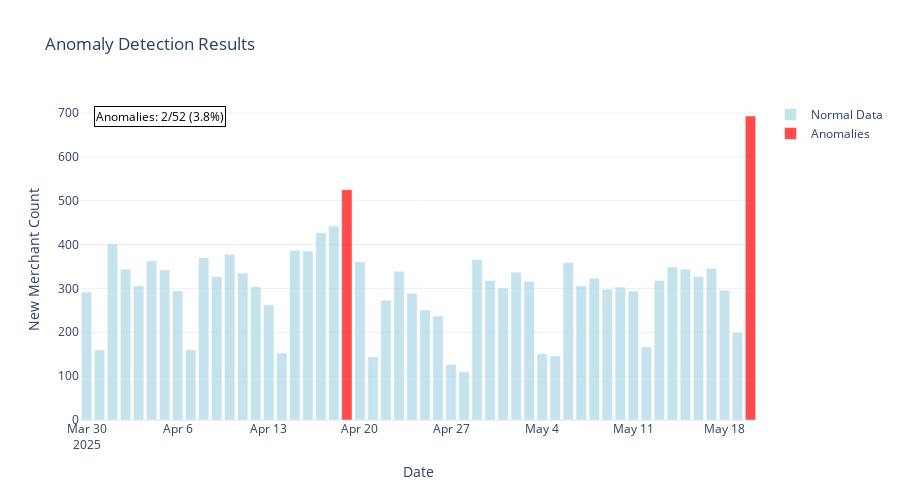

The code cell stored with this chart in its notebook:
### Code cell
take_df = df[df['software_product'] == 'Retail']
anomalies_result = detect_stl_anomalies(take_df, date_col='txn_date', metric_col='new_merchant',threshold=2.5, period=7, start_date='2025-03-30', end_date='2025-05-20')
fig_anomalies = plot_recent_anomalies_bar(anomalies_result, days_back=60, title="Anomaly Detection Results")
fig_anomalies.show()

### Figure 1 — Plotly figure (JSON) as saved in the notebook; plotly's stock layout.template omitted (floating-point values rounded to 4 significant figures)
{"data": [{"marker": {"color": "lightblue"}, "name": "Normal Data", "opacity": 0.7, "type": "bar", "x": ["2025-03-30T00:00:00", "2025-03-31T00:00:00", "2025-04-01T00:00:00", "2025-04-02T00:00:00", "2025-04-03T00:00:00", "2025-04-04T00:00:00", "2025-04-05T00:00:00", "2025-04-06T00:00:00", "2025-04-07T00:00:00", "2025-04-08T00:00:00", "2025-04-09T00:00:00", "2025-04-10T00:00:00", "2025-04-11T00:00:00", "2025-04-12T00:00:00", "2025-04-13T00:00:00", "2025-04-14T00:00:00", "2025-04-15T00:00:00", "2025-04-16T00:00:00", "2025-04-17T00:00:00", "2025-04-18T00:00:00", "2025-04-20T00:00:00", "2025-04-21T00:00:00", "2025-04-22T00:00:00", "2025-04-23T00:00:00", "2025-04-24T00:00:00", "2025-04-25T00:00:00", "2025-04-26T00:00:00", "2025-04-27T00:00:00", "2025-04-28T00:00:00", "2025-04-29T00:00:00", "2025-04-30T00:00:00", "2025-05-01T00:00:00", "2025-05-02T00:00:00", "2025-05-03T00:00:00", "2025-05-04T00:00:00", "2025-05-05T00:00:00", "2025-05-06T00:00:00", "2025-05-07T00:00:00", "2025-05-08T00:00:00", "2025-05-09T00:00:00", "2025-05-10T00:00:00", "2025-05-11T00:00:00", "2025-05-12T00:00:00", "2025-05-13T00:00:00", "2025-05-14T00:00:00", "2025-05-15T00:00:00", "2025-05-16T00:00:00", "2025-05-17T00:00:00", "2025-05-18T00:00:00", "2025-05-19T00:00:00"], "y": [292, 160, 402, 344, 306, 363, 342, 294, 160, 370, 327, 378, 335, 304, 263, 153, 387, 385, 427, 442, 361, 144, 273, 339, 289, 251, 237, 127, 110, 366, 318, 301, 337, 316, 151, 146, 359, 306, 323, 298, 303, 294, 167, 318, 349, 344, 327, 346, 296, 200]}, {"marker": {"color": "red"}, "name": "Anomalies", "opacity": 0.7, "type": "bar", "x": ["2025-04-19T00:00:00", "2025-05-20T00:00:00"], "y": [525, 693]}], "layout": {"annotations": [{"bgcolor": "rgba(255,255,255,0.8)", "bordercolor": "black", "borderwidth": 1, "font": {"color": "black", "size": 12}, "showarrow": false, "text": "Anomalies: 2/52 (3.8%)", "x": 0.02, "xref": "paper", "y": 0.98, "yref": "paper"}], "barmode": "group", "height": 500, "showlegend": true, "title": {"text": "Anomaly Detection Results"}, "xaxis": {"title": {"text": "Date"}}, "yaxis": {"title": {"text": "New Merchant Count"}}}}
